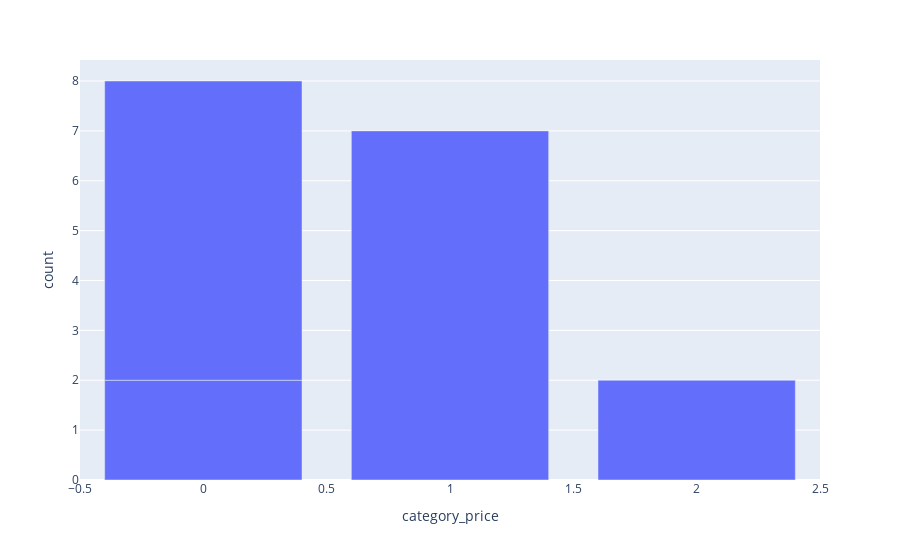

The cell this chart's notebook holds for it:
### Code cell
# по производителю 'A&D'
request = """
select category_price, maker, count_1 from products_price_categories_with_makers_2 where maker = 'A'
union 
select category_price, maker, count_1 from products_price_categories_with_makers_2 where maker = 'D'
"""
df = pd.read_sql_query(request, conn)
fig = px.bar(x=df.category_price.to_list(), y=df.count_1.to_list(), labels={'x':'category_price', 'y':'count'})
fig.show()

### Figure 1 — Plotly figure (JSON) as saved in the notebook; plotly's stock layout.template omitted (floating-point values rounded to 4 significant figures)
{"data": [{"alignmentgroup": "True", "hovertemplate": "category_price=%{x}<br>count=%{y}<extra></extra>", "legendgroup": "", "marker": {"color": "#636efa", "pattern": {"shape": ""}}, "name": "", "offsetgroup": "", "orientation": "v", "showlegend": false, "textposition": "auto", "type": "bar", "x": [0, 1, 0, 2], "xaxis": "x", "y": [2, 7, 6, 2], "yaxis": "y"}], "layout": {"barmode": "relative", "legend": {"tracegroupgap": 0}, "margin": {"t": 60}, "xaxis": {"anchor": "y", "domain": [0, 1], "title": {"text": "category_price"}}, "yaxis": {"anchor": "x", "domain": [0, 1], "title": {"text": "count"}}}}
